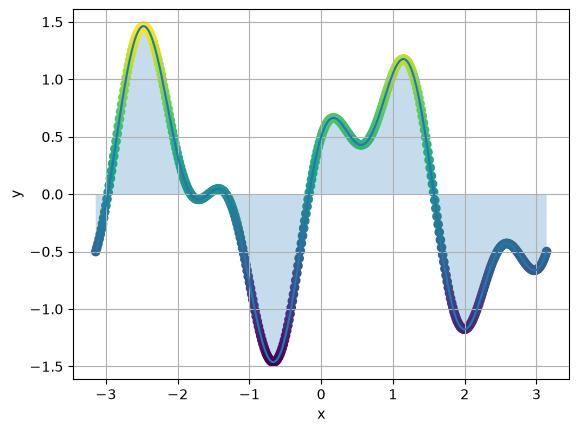

The script that saved this image:
import matplotlib.pyplot as plt
import numpy as np

x = np.linspace(-np.pi, np.pi, 400)
y = np.sin(2 * x) + 0.5 * np.cos(5 * x)

plt.fill_between(x, 0, y, alpha=0.25)
plt.plot(x, y)
plt.scatter(x, y, s=35, c=y, cmap='viridis')

plt.xlabel('x')
plt.ylabel('y')
plt.grid()

plt.savefig("ex06.jpg", bbox_inches='tight')
plt.show()
